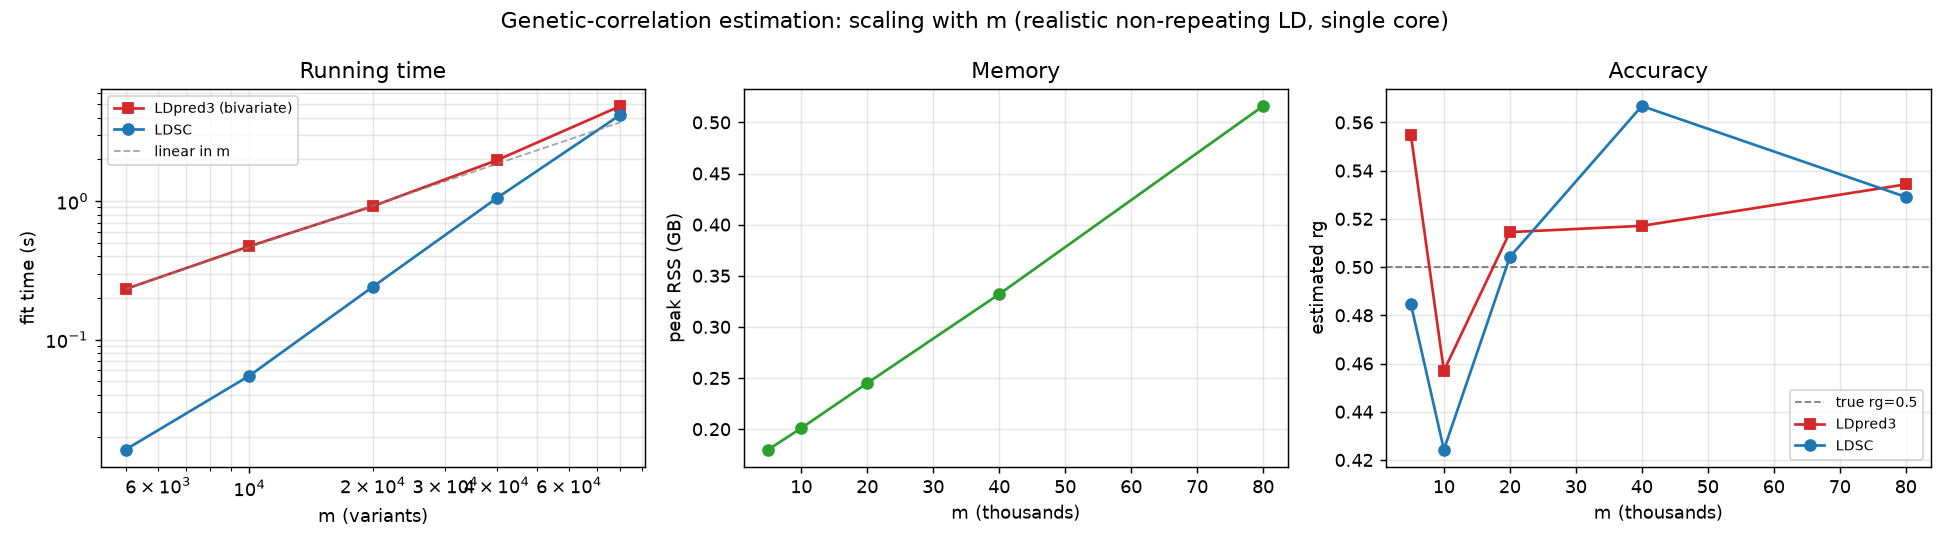

Write the Python code that produced this figure.
"""Scaling of genetic-correlation estimation with m: bivariate LDSC vs LDpred3.

Mirrors the software's other scaling simulations (``infer_scaling.py``,
``lowrank_scaling.py``): a geometric sweep of the variant count ``m``, each size
run in its **own subprocess** so the reported peak RSS is that size's own
footprint, writing ``{csv,png}`` incrementally. The LD is the realistic
non-repeating coalescent model of ``rg_architectures.py`` (K=200 SNPs/block, one
unique msprime segment per block), reused here so the scaling curve is measured on
the same realistic LD as the accuracy benchmark — each size builds ``m/K`` unique
blocks (``NB`` via the env hook), cached per size like the accuracy benchmark.

For each size one polygenic two-trait pair at a fixed true ``rg`` is simulated
from the population LD and both estimators are fitted against a finite reference
panel: bivariate LDSC (``ldsc_rg``) and bivariate LDpred3
(``ldpred3_auto_bivariate_blocks``, the default path incl. its two univariate
h²-cap pre-passes). Reports per-fit wall time, peak RSS and the recovered rg, so
the curve shows both the cost growth and that accuracy holds as m grows.

    OPENBLAS_NUM_THREADS=1 OMP_NUM_THREADS=1 python benchmarks/rg_scaling.py
    python benchmarks/rg_scaling.py 5000 10000 20000 40000 80000   # custom m
Needs ``msprime``. Single core recommended.
"""
import os
import sys
import csv
import json
import time
import resource
import subprocess

HERE = os.path.dirname(os.path.abspath(__file__))
K = 200                                # SNPs per (unique coalescent) block
RG = 0.5                               # true genetic correlation for the sweep
BURN, ITER = 150, 180                  # per-fit sampler sweeps (as rg_architectures)
ENV = dict(os.environ, OPENBLAS_NUM_THREADS="1", OMP_NUM_THREADS="1",
           MKL_NUM_THREADS="1", NUMBA_NUM_THREADS="1", NUMEXPR_NUM_THREADS="1")


def _worker(m):
    """One bivariate LDSC + LDpred3 rg fit at size ``m`` in this process; prints a
    ``RESULT <json>`` line with the two fit times, peak RSS and recovered rg."""
    import numpy as np
    os.environ["NB"] = str(m // K)
    os.environ["K"] = str(K)
    sys.path.insert(0, HERE)
    import rg_architectures as R                       # builds NB unique blocks
    from ldpred3 import ldsc_rg
    from bipred import ldpred3_auto_bivariate_blocks

    ref, ell = R.ref_panel(0)
    rng = np.random.default_rng(123)
    b1, b2 = R.sim_effects("polygenic", RG, rng)
    bh1, bh2 = R.sumstats_pair(b1, b2, R.N1, R.N2, rng)
    nb = m // K

    # Warm the Numba kernels once so the timed fits are steady-state.
    ldpred3_auto_bivariate_blocks(ref, bh1, bh2, R.N1, R.N2,
                                  burn_in=3, num_iter=3)

    t = time.perf_counter()
    rg_ldsc = ldsc_rg(bh1, bh2, ell, R.N1, R.N2, n_blocks=nb).rg
    t_ldsc = time.perf_counter() - t

    t = time.perf_counter()
    rg_bp = ldpred3_auto_bivariate_blocks(ref, bh1, bh2, R.N1, R.N2,
                                          burn_in=BURN, num_iter=ITER, seed=1).rg
    t_ldpred3 = time.perf_counter() - t

    mem = resource.getrusage(resource.RUSAGE_SELF).ru_maxrss
    mem_gb = mem / 1e9 if sys.platform == "darwin" else mem / 1e6
    print("RESULT " + json.dumps(
        {"m": m, "nb": nb, "t_ldsc": t_ldsc, "t_ldpred3": t_ldpred3,
         "mem_gb": mem_gb, "rg_ldsc": rg_ldsc, "rg_ldpred3": rg_bp,
         "rg_true": RG}))


def run(m):
    """Run one size in its own process; classify OOM vs other failure."""
    r = subprocess.run([sys.executable, __file__, "--worker", str(m)],
                       env=ENV, capture_output=True, text=True)
    if r.returncode == 0:
        line = [ln for ln in r.stdout.splitlines() if ln.startswith("RESULT ")][-1]
        res = json.loads(line[7:])
        res["ok"] = True
        return res
    err = (r.stderr or "") + (r.stdout or "")
    killed = r.returncode in (-9, 137) or "MemoryError" in err or "Killed" in err
    return {"ok": False, "killed": killed,
            "msg": (err.strip().splitlines()[-1:] or [""])[0]}


def write_csv(rows):
    with open(os.path.join(HERE, "rg_scaling.csv"), "w", newline="") as fh:
        w = csv.writer(fh)
        w.writerow(["m", "nb", "t_ldsc_s", "t_ldpred3_s", "peak_gb",
                    "rg_ldsc", "rg_ldpred3", "rg_true"])
        w.writerows(rows)


def main():
    sizes = [int(float(a)) for a in sys.argv[1:] if not a.startswith("--")] or \
            [5000, 10000, 20000, 40000, 80000]
    print(f"Genetic-correlation scaling with m — realistic non-repeating LD "
          f"(K={K}/block, true rg={RG}, {BURN}+{ITER} sweeps, single core)\n",
          flush=True)
    print(f"{'m':>8} | {'LDSC (s)':>9} | {'LDpred3 (s)':>11} | {'peak GB':>7} | "
          f"{'rg LDSC':>8} | {'rg LDpred3':>10}")
    print("-" * 72)
    rows = []
    for m in sizes:
        res = run(m)
        if res["ok"]:
            print(f"{m:>8,} | {res['t_ldsc']:>9.3f} | {res['t_ldpred3']:>11.2f} | "
                  f"{res['mem_gb']:>7.2f} | {res['rg_ldsc']:>8.3f} | "
                  f"{res['rg_ldpred3']:>10.3f}", flush=True)
            rows.append([m, m // K, round(res["t_ldsc"], 4),
                         round(res["t_ldpred3"], 3), round(res["mem_gb"], 3),
                         round(res["rg_ldsc"], 4), round(res["rg_ldpred3"], 4), RG])
        else:
            tag = "OOM" if res["killed"] else "FAIL"
            print(f"{m:>8,} | {tag}  ({res['msg'][:70]})", flush=True)
            rows.append([m, m // K, tag, tag, tag, tag, tag, RG])
        write_csv(rows)
    make_figure(rows)
    print("\nwrote rg_scaling.csv and rg_scaling.png")


def make_figure(rows):
    try:
        import matplotlib
        matplotlib.use("Agg")
        import matplotlib.pyplot as plt
    except ImportError:
        print("(matplotlib absent: no figure)")
        return
    ok = [r for r in rows if isinstance(r[2], (int, float))]
    if not ok:
        print("(no successful sizes: no figure)")
        return
    xs = [r[0] for r in ok]
    fig, axes = plt.subplots(1, 3, figsize=(15, 4.2))

    ax = axes[0]                       # fit time vs m (log-log): show the slope
    ax.loglog(xs, [r[3] for r in ok], "s-", color="C3", label="LDpred3 (bivariate)")
    ax.loglog(xs, [r[2] for r in ok], "o-", color="C0", label="LDSC")
    if len(xs) >= 2:                   # linear-in-m reference line through point 1
        base = ok[0]
        ax.loglog(xs, [base[3] * (x / base[0]) for x in xs], "--", color="gray",
                  lw=1, alpha=.7, label="linear in m")
    ax.set_xlabel("m (variants)"); ax.set_ylabel("fit time (s)")
    ax.set_title("Running time"); ax.grid(alpha=.3, which="both"); ax.legend(fontsize=8)

    ax = axes[1]                       # peak RSS vs m
    ax.plot([x / 1000 for x in xs], [r[4] for r in ok], "o-", color="C2")
    ax.set_xlabel("m (thousands)"); ax.set_ylabel("peak RSS (GB)")
    ax.set_title("Memory"); ax.grid(alpha=.3)

    ax = axes[2]                       # recovered rg vs m (accuracy holds)
    ax.axhline(RG, ls="--", c="k", lw=1, alpha=.5, label=f"true rg={RG}")
    ax.plot([x / 1000 for x in xs], [r[6] for r in ok], "s-", color="C3",
            label="LDpred3")
    ax.plot([x / 1000 for x in xs], [r[5] for r in ok], "o-", color="C0",
            label="LDSC")
    ax.set_xlabel("m (thousands)"); ax.set_ylabel("estimated rg")
    ax.set_title("Accuracy"); ax.grid(alpha=.3); ax.legend(fontsize=8)

    fig.suptitle("Genetic-correlation estimation: scaling with m "
                 "(realistic non-repeating LD, single core)")
    fig.tight_layout()
    fig.savefig(os.path.join(HERE, "rg_scaling.png"), dpi=130)


if __name__ == "__main__":
    if len(sys.argv) > 2 and sys.argv[1] == "--worker":
        _worker(int(sys.argv[2]))
    else:
        main()
